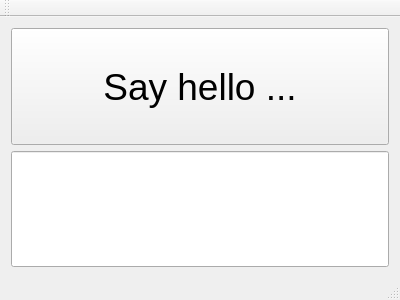
<?xml version="1.0" encoding="UTF-8"?>
<ui version="4.0">
 <class>MainWindow</class>
 <widget class="QMainWindow" name="MainWindow">
  <property name="geometry">
   <rect>
    <x>0</x>
    <y>0</y>
    <width>400</width>
    <height>300</height>
   </rect>
  </property>
  <property name="windowTitle">
   <string>MainWindow</string>
  </property>
  <widget class="QWidget" name="centralWidget">
   <layout class="QVBoxLayout" name="verticalLayout">
    <item>
     <widget class="QPushButton" name="helloButton">
      <property name="sizePolicy">
       <sizepolicy hsizetype="Minimum" vsizetype="Minimum">
        <horstretch>0</horstretch>
        <verstretch>0</verstretch>
       </sizepolicy>
      </property>
      <property name="font">
       <font>
        <pointsize>28</pointsize>
       </font>
      </property>
      <property name="text">
       <string>Say hello ...</string>
      </property>
     </widget>
    </item>
    <item>
     <widget class="QLineEdit" name="outputBox">
      <property name="sizePolicy">
       <sizepolicy hsizetype="Expanding" vsizetype="Minimum">
        <horstretch>0</horstretch>
        <verstretch>0</verstretch>
       </sizepolicy>
      </property>
      <property name="font">
       <font>
        <pointsize>26</pointsize>
       </font>
      </property>
     </widget>
    </item>
   </layout>
  </widget>
  <widget class="QMenuBar" name="menuBar">
   <property name="geometry">
    <rect>
     <x>0</x>
     <y>0</y>
     <width>400</width>
     <height>25</height>
    </rect>
   </property>
  </widget>
  <widget class="QToolBar" name="mainToolBar">
   <attribute name="toolBarArea">
    <enum>TopToolBarArea</enum>
   </attribute>
   <attribute name="toolBarBreak">
    <bool>false</bool>
   </attribute>
  </widget>
  <widget class="QStatusBar" name="statusBar"/>
 </widget>
 <layoutdefault spacing="6" margin="11"/>
 <resources/>
 <connections/>
</ui>
